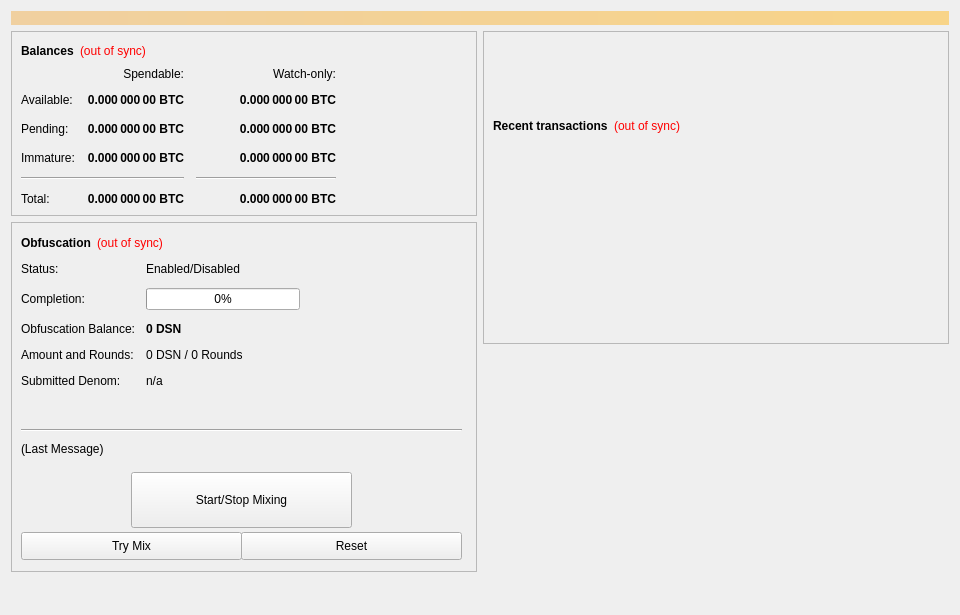
<?xml version="1.0" encoding="UTF-8"?>
<ui version="4.0">
 <class>OverviewPage</class>
 <widget class="QWidget" name="OverviewPage">
  <property name="geometry">
   <rect>
    <x>0</x>
    <y>0</y>
    <width>960</width>
    <height>615</height>
   </rect>
  </property>
  <property name="minimumSize">
   <size>
    <width>960</width>
    <height>0</height>
   </size>
  </property>
  <property name="windowTitle">
   <string>Form</string>
  </property>
  <layout class="QVBoxLayout" name="topLayout">
   <item>
    <widget class="QLabel" name="labelAlerts">
     <property name="visible">
      <bool>false</bool>
     </property>
     <property name="styleSheet">
      <string notr="true">background-color: qlineargradient(x1: 0, y1: 0, x2: 1, y2: 0, stop:0 #F0D0A0, stop:1 #F8D488); color:#000000;</string>
     </property>
     <property name="wordWrap">
      <bool>true</bool>
     </property>
     <property name="margin">
      <number>3</number>
     </property>
    </widget>
   </item>
   <item>
    <layout class="QHBoxLayout" name="horizontalLayout" stretch="1,1">
     <item>
      <layout class="QVBoxLayout" name="verticalLayout_2">
       <item>
        <widget class="QFrame" name="frame">
         <property name="frameShape">
          <enum>QFrame::StyledPanel</enum>
         </property>
         <property name="frameShadow">
          <enum>QFrame::Raised</enum>
         </property>
         <layout class="QVBoxLayout" name="verticalLayout_4">
          <item>
           <layout class="QHBoxLayout" name="horizontalLayout_4">
            <item>
             <widget class="QLabel" name="label_5">
              <property name="font">
               <font>
                <weight>75</weight>
                <bold>true</bold>
               </font>
              </property>
              <property name="text">
               <string>Balances</string>
              </property>
             </widget>
            </item>
            <item>
             <widget class="QLabel" name="labelWalletStatus">
              <property name="cursor">
               <cursorShape>WhatsThisCursor</cursorShape>
              </property>
              <property name="toolTip">
               <string>The displayed information may be out of date. Your wallet automatically synchronizes with the DesignCoin network after a connection is established, but this process has not completed yet.</string>
              </property>
              <property name="styleSheet">
               <string notr="true">QLabel { color: red; }</string>
              </property>
              <property name="text">
               <string notr="true">(out of sync)</string>
              </property>
              <property name="alignment">
               <set>Qt::AlignLeading|Qt::AlignLeft|Qt::AlignVCenter</set>
              </property>
             </widget>
            </item>
            <item>
             <spacer name="horizontalSpacer_3">
              <property name="orientation">
               <enum>Qt::Horizontal</enum>
              </property>
              <property name="sizeHint" stdset="0">
               <size>
                <width>40</width>
                <height>20</height>
               </size>
              </property>
             </spacer>
            </item>
           </layout>
          </item>
          <item>
           <layout class="QGridLayout" name="gridLayout">
            <property name="spacing">
             <number>12</number>
            </property>
            <item row="2" column="2">
             <widget class="QLabel" name="labelWatchPending">
              <property name="font">
               <font>
                <weight>75</weight>
                <bold>true</bold>
               </font>
              </property>
              <property name="cursor">
               <cursorShape>IBeamCursor</cursorShape>
              </property>
              <property name="toolTip">
               <string>Unconfirmed transactions to watch-only addresses</string>
              </property>
              <property name="text">
               <string notr="true">0.000 000 00 BTC</string>
              </property>
              <property name="alignment">
               <set>Qt::AlignRight|Qt::AlignTrailing|Qt::AlignVCenter</set>
              </property>
              <property name="textInteractionFlags">
               <set>Qt::LinksAccessibleByMouse|Qt::TextSelectableByKeyboard|Qt::TextSelectableByMouse</set>
              </property>
             </widget>
            </item>
            <item row="2" column="1">
             <widget class="QLabel" name="labelUnconfirmed">
              <property name="font">
               <font>
                <weight>75</weight>
                <bold>true</bold>
               </font>
              </property>
              <property name="cursor">
               <cursorShape>IBeamCursor</cursorShape>
              </property>
              <property name="toolTip">
               <string>Total of transactions that have yet to be confirmed, and do not yet count toward the spendable balance</string>
              </property>
              <property name="text">
               <string notr="true">0.000 000 00 BTC</string>
              </property>
              <property name="alignment">
               <set>Qt::AlignRight|Qt::AlignTrailing|Qt::AlignVCenter</set>
              </property>
              <property name="textInteractionFlags">
               <set>Qt::LinksAccessibleByMouse|Qt::TextSelectableByKeyboard|Qt::TextSelectableByMouse</set>
              </property>
             </widget>
            </item>
            <item row="3" column="2">
             <widget class="QLabel" name="labelWatchImmature">
              <property name="font">
               <font>
                <weight>75</weight>
                <bold>true</bold>
               </font>
              </property>
              <property name="cursor">
               <cursorShape>IBeamCursor</cursorShape>
              </property>
              <property name="toolTip">
               <string>Staked or masternode rewards in watch-only addresses that has not yet matured</string>
              </property>
              <property name="text">
               <string notr="true">0.000 000 00 BTC</string>
              </property>
              <property name="alignment">
               <set>Qt::AlignRight|Qt::AlignTrailing|Qt::AlignVCenter</set>
              </property>
              <property name="textInteractionFlags">
               <set>Qt::LinksAccessibleByMouse|Qt::TextSelectableByKeyboard|Qt::TextSelectableByMouse</set>
              </property>
             </widget>
            </item>
            <item row="4" column="0" colspan="2">
             <widget class="Line" name="lineSpendableBalance">
              <property name="orientation">
               <enum>Qt::Horizontal</enum>
              </property>
             </widget>
            </item>
            <item row="4" column="2">
             <widget class="Line" name="lineWatchBalance">
              <property name="sizePolicy">
               <sizepolicy hsizetype="Preferred" vsizetype="Fixed">
                <horstretch>0</horstretch>
                <verstretch>0</verstretch>
               </sizepolicy>
              </property>
              <property name="minimumSize">
               <size>
                <width>140</width>
                <height>0</height>
               </size>
              </property>
              <property name="orientation">
               <enum>Qt::Horizontal</enum>
              </property>
             </widget>
            </item>
            <item row="5" column="0">
             <widget class="QLabel" name="labelTotalText">
              <property name="text">
               <string>Total:</string>
              </property>
             </widget>
            </item>
            <item row="3" column="1">
             <widget class="QLabel" name="labelImmature">
              <property name="font">
               <font>
                <weight>75</weight>
                <bold>true</bold>
               </font>
              </property>
              <property name="cursor">
               <cursorShape>IBeamCursor</cursorShape>
              </property>
              <property name="toolTip">
               <string>Staked or masternode rewards that has not yet matured</string>
              </property>
              <property name="text">
               <string notr="true">0.000 000 00 BTC</string>
              </property>
              <property name="alignment">
               <set>Qt::AlignRight|Qt::AlignTrailing|Qt::AlignVCenter</set>
              </property>
              <property name="textInteractionFlags">
               <set>Qt::LinksAccessibleByMouse|Qt::TextSelectableByKeyboard|Qt::TextSelectableByMouse</set>
              </property>
             </widget>
            </item>
            <item row="2" column="3">
             <spacer name="horizontalSpacer_2">
              <property name="orientation">
               <enum>Qt::Horizontal</enum>
              </property>
              <property name="sizeHint" stdset="0">
               <size>
                <width>40</width>
                <height>20</height>
               </size>
              </property>
             </spacer>
            </item>
            <item row="3" column="0">
             <widget class="QLabel" name="labelImmatureText">
              <property name="text">
               <string>Immature:</string>
              </property>
             </widget>
            </item>
            <item row="5" column="1">
             <widget class="QLabel" name="labelTotal">
              <property name="font">
               <font>
                <weight>75</weight>
                <bold>true</bold>
               </font>
              </property>
              <property name="cursor">
               <cursorShape>IBeamCursor</cursorShape>
              </property>
              <property name="toolTip">
               <string>Your current total balance</string>
              </property>
              <property name="text">
               <string notr="true">0.000 000 00 BTC</string>
              </property>
              <property name="alignment">
               <set>Qt::AlignRight|Qt::AlignTrailing|Qt::AlignVCenter</set>
              </property>
              <property name="textInteractionFlags">
               <set>Qt::LinksAccessibleByMouse|Qt::TextSelectableByKeyboard|Qt::TextSelectableByMouse</set>
              </property>
             </widget>
            </item>
            <item row="5" column="2">
             <widget class="QLabel" name="labelWatchTotal">
              <property name="font">
               <font>
                <weight>75</weight>
                <bold>true</bold>
               </font>
              </property>
              <property name="cursor">
               <cursorShape>IBeamCursor</cursorShape>
              </property>
              <property name="toolTip">
               <string>Current total balance in watch-only addresses</string>
              </property>
              <property name="text">
               <string notr="true">0.000 000 00 BTC</string>
              </property>
              <property name="alignment">
               <set>Qt::AlignRight|Qt::AlignTrailing|Qt::AlignVCenter</set>
              </property>
              <property name="textInteractionFlags">
               <set>Qt::LinksAccessibleByMouse|Qt::TextSelectableByKeyboard|Qt::TextSelectableByMouse</set>
              </property>
             </widget>
            </item>
            <item row="0" column="2">
             <widget class="QLabel" name="labelWatchonly">
              <property name="text">
               <string>Watch-only:</string>
              </property>
              <property name="alignment">
               <set>Qt::AlignRight|Qt::AlignTrailing|Qt::AlignVCenter</set>
              </property>
             </widget>
            </item>
            <item row="1" column="0">
             <widget class="QLabel" name="labelBalanceText">
              <property name="text">
               <string>Available:</string>
              </property>
             </widget>
            </item>
            <item row="1" column="1">
             <widget class="QLabel" name="labelBalance">
              <property name="font">
               <font>
                <weight>75</weight>
                <bold>true</bold>
               </font>
              </property>
              <property name="cursor">
               <cursorShape>IBeamCursor</cursorShape>
              </property>
              <property name="toolTip">
               <string>Your current spendable balance</string>
              </property>
              <property name="text">
               <string notr="true">0.000 000 00 BTC</string>
              </property>
              <property name="alignment">
               <set>Qt::AlignRight|Qt::AlignTrailing|Qt::AlignVCenter</set>
              </property>
              <property name="textInteractionFlags">
               <set>Qt::LinksAccessibleByMouse|Qt::TextSelectableByKeyboard|Qt::TextSelectableByMouse</set>
              </property>
             </widget>
            </item>
            <item row="1" column="2">
             <widget class="QLabel" name="labelWatchAvailable">
              <property name="font">
               <font>
                <weight>75</weight>
                <bold>true</bold>
               </font>
              </property>
              <property name="cursor">
               <cursorShape>IBeamCursor</cursorShape>
              </property>
              <property name="toolTip">
               <string>Your current balance in watch-only addresses</string>
              </property>
              <property name="text">
               <string notr="true">0.000 000 00 BTC</string>
              </property>
              <property name="alignment">
               <set>Qt::AlignRight|Qt::AlignTrailing|Qt::AlignVCenter</set>
              </property>
              <property name="textInteractionFlags">
               <set>Qt::LinksAccessibleByMouse|Qt::TextSelectableByKeyboard|Qt::TextSelectableByMouse</set>
              </property>
             </widget>
            </item>
            <item row="2" column="0">
             <widget class="QLabel" name="labelPendingText">
              <property name="text">
               <string>Pending:</string>
              </property>
             </widget>
            </item>
            <item row="0" column="1">
             <widget class="QLabel" name="labelSpendable">
              <property name="text">
               <string>Spendable:</string>
              </property>
              <property name="alignment">
               <set>Qt::AlignRight|Qt::AlignTrailing|Qt::AlignVCenter</set>
              </property>
             </widget>
            </item>
           </layout>
          </item>
         </layout>
        </widget>
       </item>
       <item>
        <widget class="QFrame" name="frameObfuscation">
         <property name="minimumSize">
          <size>
           <width>0</width>
           <height>350</height>
          </size>
         </property>
         <property name="layoutDirection">
          <enum>Qt::LeftToRight</enum>
         </property>
         <property name="frameShape">
          <enum>QFrame::StyledPanel</enum>
         </property>
         <property name="frameShadow">
          <enum>QFrame::Raised</enum>
         </property>
         <widget class="QWidget" name="formLayoutWidget">
          <property name="geometry">
           <rect>
            <x>10</x>
            <y>40</y>
            <width>451</width>
            <height>161</height>
           </rect>
          </property>
          <layout class="QFormLayout" name="formLayout">
           <property name="fieldGrowthPolicy">
            <enum>QFormLayout::AllNonFixedFieldsGrow</enum>
           </property>
           <property name="horizontalSpacing">
            <number>11</number>
           </property>
           <property name="verticalSpacing">
            <number>12</number>
           </property>
           <item row="0" column="0">
            <widget class="QLabel" name="label_6">
             <property name="text">
              <string>Status:</string>
             </property>
            </widget>
           </item>
           <item row="1" column="0">
            <widget class="QLabel" name="label_7">
             <property name="text">
              <string>Completion:</string>
             </property>
            </widget>
           </item>
           <item row="1" column="1">
            <widget class="QProgressBar" name="obfuscationProgress">
             <property name="maximumSize">
              <size>
               <width>154</width>
               <height>16777215</height>
              </size>
             </property>
             <property name="value">
              <number>0</number>
             </property>
            </widget>
           </item>
           <item row="2" column="0">
            <widget class="QLabel" name="labelAnonymizedText">
             <property name="text">
              <string>Obfuscation Balance:</string>
             </property>
            </widget>
           </item>
           <item row="2" column="1">
            <widget class="QLabel" name="labelAnonymized">
             <property name="font">
              <font>
               <weight>75</weight>
               <bold>true</bold>
              </font>
             </property>
             <property name="text">
              <string notr="true">0 DSN</string>
             </property>
            </widget>
           </item>
           <item row="3" column="0">
            <widget class="QLabel" name="label_8">
             <property name="text">
              <string>Amount and Rounds:</string>
             </property>
            </widget>
           </item>
           <item row="3" column="1">
            <widget class="QLabel" name="labelAmountRounds">
             <property name="text">
              <string>0 DSN / 0 Rounds</string>
             </property>
            </widget>
           </item>
           <item row="4" column="0">
            <widget class="QLabel" name="label_9">
             <property name="text">
              <string>Submitted Denom:</string>
             </property>
            </widget>
           </item>
           <item row="4" column="1">
            <widget class="QLabel" name="labelSubmittedDenom">
             <property name="toolTip">
              <string>The denominations you submitted to the Masternode.&lt;br&gt;To mix, other users must submit the exact same denominations.</string>
             </property>
             <property name="text">
              <string>n/a</string>
             </property>
            </widget>
           </item>
           <item row="0" column="1">
            <widget class="QLabel" name="obfuscationEnabled">
             <property name="text">
              <string>Enabled/Disabled</string>
             </property>
            </widget>
           </item>
          </layout>
         </widget>
         <widget class="QPushButton" name="runAutoDenom">
          <property name="geometry">
           <rect>
            <x>251</x>
            <y>17</y>
            <width>1</width>
            <height>1</height>
           </rect>
          </property>
          <property name="palette">
           <palette>
            <active>
             <colorrole role="WindowText">
              <brush brushstyle="SolidPattern">
               <color alpha="255">
                <red>0</red>
                <green>0</green>
                <blue>0</blue>
               </color>
              </brush>
             </colorrole>
             <colorrole role="Button">
              <brush brushstyle="SolidPattern">
               <color alpha="255">
                <red>239</red>
                <green>238</green>
                <blue>238</blue>
               </color>
              </brush>
             </colorrole>
             <colorrole role="Light">
              <brush brushstyle="SolidPattern">
               <color alpha="255">
                <red>255</red>
                <green>255</green>
                <blue>255</blue>
               </color>
              </brush>
             </colorrole>
             <colorrole role="Midlight">
              <brush brushstyle="SolidPattern">
               <color alpha="255">
                <red>247</red>
                <green>246</green>
                <blue>246</blue>
               </color>
              </brush>
             </colorrole>
             <colorrole role="Dark">
              <brush brushstyle="SolidPattern">
               <color alpha="255">
                <red>119</red>
                <green>119</green>
                <blue>119</blue>
               </color>
              </brush>
             </colorrole>
             <colorrole role="Mid">
              <brush brushstyle="SolidPattern">
               <color alpha="255">
                <red>159</red>
                <green>159</green>
                <blue>159</blue>
               </color>
              </brush>
             </colorrole>
             <colorrole role="Text">
              <brush brushstyle="SolidPattern">
               <color alpha="255">
                <red>0</red>
                <green>0</green>
                <blue>0</blue>
               </color>
              </brush>
             </colorrole>
             <colorrole role="BrightText">
              <brush brushstyle="SolidPattern">
               <color alpha="255">
                <red>255</red>
                <green>255</green>
                <blue>255</blue>
               </color>
              </brush>
             </colorrole>
             <colorrole role="ButtonText">
              <brush brushstyle="SolidPattern">
               <color alpha="255">
                <red>0</red>
                <green>0</green>
                <blue>0</blue>
               </color>
              </brush>
             </colorrole>
             <colorrole role="Base">
              <brush brushstyle="SolidPattern">
               <color alpha="255">
                <red>255</red>
                <green>255</green>
                <blue>255</blue>
               </color>
              </brush>
             </colorrole>
             <colorrole role="Window">
              <brush brushstyle="SolidPattern">
               <color alpha="255">
                <red>239</red>
                <green>238</green>
                <blue>238</blue>
               </color>
              </brush>
             </colorrole>
             <colorrole role="Shadow">
              <brush brushstyle="SolidPattern">
               <color alpha="255">
                <red>0</red>
                <green>0</green>
                <blue>0</blue>
               </color>
              </brush>
             </colorrole>
             <colorrole role="AlternateBase">
              <brush brushstyle="SolidPattern">
               <color alpha="255">
                <red>247</red>
                <green>246</green>
                <blue>246</blue>
               </color>
              </brush>
             </colorrole>
             <colorrole role="ToolTipBase">
              <brush brushstyle="SolidPattern">
               <color alpha="255">
                <red>255</red>
                <green>255</green>
                <blue>220</blue>
               </color>
              </brush>
             </colorrole>
             <colorrole role="ToolTipText">
              <brush brushstyle="SolidPattern">
               <color alpha="255">
                <red>0</red>
                <green>0</green>
                <blue>0</blue>
               </color>
              </brush>
             </colorrole>
            </active>
            <inactive>
             <colorrole role="WindowText">
              <brush brushstyle="SolidPattern">
               <color alpha="255">
                <red>0</red>
                <green>0</green>
                <blue>0</blue>
               </color>
              </brush>
             </colorrole>
             <colorrole role="Button">
              <brush brushstyle="SolidPattern">
               <color alpha="255">
                <red>239</red>
                <green>238</green>
                <blue>238</blue>
               </color>
              </brush>
             </colorrole>
             <colorrole role="Light">
              <brush brushstyle="SolidPattern">
               <color alpha="255">
                <red>255</red>
                <green>255</green>
                <blue>255</blue>
               </color>
              </brush>
             </colorrole>
             <colorrole role="Midlight">
              <brush brushstyle="SolidPattern">
               <color alpha="255">
                <red>247</red>
                <green>246</green>
                <blue>246</blue>
               </color>
              </brush>
             </colorrole>
             <colorrole role="Dark">
              <brush brushstyle="SolidPattern">
               <color alpha="255">
                <red>119</red>
                <green>119</green>
                <blue>119</blue>
               </color>
              </brush>
             </colorrole>
             <colorrole role="Mid">
              <brush brushstyle="SolidPattern">
               <color alpha="255">
                <red>159</red>
                <green>159</green>
                <blue>159</blue>
               </color>
              </brush>
             </colorrole>
             <colorrole role="Text">
              <brush brushstyle="SolidPattern">
               <color alpha="255">
                <red>0</red>
                <green>0</green>
                <blue>0</blue>
               </color>
              </brush>
             </colorrole>
             <colorrole role="BrightText">
              <brush brushstyle="SolidPattern">
               <color alpha="255">
                <red>255</red>
                <green>255</green>
                <blue>255</blue>
               </color>
              </brush>
             </colorrole>
             <colorrole role="ButtonText">
              <brush brushstyle="SolidPattern">
               <color alpha="255">
                <red>0</red>
                <green>0</green>
                <blue>0</blue>
               </color>
              </brush>
             </colorrole>
             <colorrole role="Base">
              <brush brushstyle="SolidPattern">
               <color alpha="255">
                <red>255</red>
                <green>255</green>
                <blue>255</blue>
               </color>
              </brush>
             </colorrole>
             <colorrole role="Window">
              <brush brushstyle="SolidPattern">
               <color alpha="255">
                <red>239</red>
                <green>238</green>
                <blue>238</blue>
               </color>
              </brush>
             </colorrole>
             <colorrole role="Shadow">
              <brush brushstyle="SolidPattern">
               <color alpha="255">
                <red>0</red>
                <green>0</green>
                <blue>0</blue>
               </color>
              </brush>
             </colorrole>
             <colorrole role="AlternateBase">
              <brush brushstyle="SolidPattern">
               <color alpha="255">
                <red>247</red>
                <green>246</green>
                <blue>246</blue>
               </color>
              </brush>
             </colorrole>
             <colorrole role="ToolTipBase">
              <brush brushstyle="SolidPattern">
               <color alpha="255">
                <red>255</red>
                <green>255</green>
                <blue>220</blue>
               </color>
              </brush>
             </colorrole>
             <colorrole role="ToolTipText">
              <brush brushstyle="SolidPattern">
               <color alpha="255">
                <red>0</red>
                <green>0</green>
                <blue>0</blue>
               </color>
              </brush>
             </colorrole>
            </inactive>
            <disabled>
             <colorrole role="WindowText">
              <brush brushstyle="SolidPattern">
               <color alpha="255">
                <red>119</red>
                <green>119</green>
                <blue>119</blue>
               </color>
              </brush>
             </colorrole>
             <colorrole role="Button">
              <brush brushstyle="SolidPattern">
               <color alpha="255">
                <red>239</red>
                <green>238</green>
                <blue>238</blue>
               </color>
              </brush>
             </colorrole>
             <colorrole role="Light">
              <brush brushstyle="SolidPattern">
               <color alpha="255">
                <red>255</red>
                <green>255</green>
                <blue>255</blue>
               </color>
              </brush>
             </colorrole>
             <colorrole role="Midlight">
              <brush brushstyle="SolidPattern">
               <color alpha="255">
                <red>247</red>
                <green>246</green>
                <blue>246</blue>
               </color>
              </brush>
             </colorrole>
             <colorrole role="Dark">
              <brush brushstyle="SolidPattern">
               <color alpha="255">
                <red>119</red>
                <green>119</green>
                <blue>119</blue>
               </color>
              </brush>
             </colorrole>
             <colorrole role="Mid">
              <brush brushstyle="SolidPattern">
               <color alpha="255">
                <red>159</red>
                <green>159</green>
                <blue>159</blue>
               </color>
              </brush>
             </colorrole>
             <colorrole role="Text">
              <brush brushstyle="SolidPattern">
               <color alpha="255">
                <red>119</red>
                <green>119</green>
                <blue>119</blue>
               </color>
              </brush>
             </colorrole>
             <colorrole role="BrightText">
              <brush brushstyle="SolidPattern">
               <color alpha="255">
                <red>255</red>
                <green>255</green>
                <blue>255</blue>
               </color>
              </brush>
             </colorrole>
             <colorrole role="ButtonText">
              <brush brushstyle="SolidPattern">
               <color alpha="255">
                <red>119</red>
                <green>119</green>
                <blue>119</blue>
               </color>
              </brush>
             </colorrole>
             <colorrole role="Base">
              <brush brushstyle="SolidPattern">
               <color alpha="255">
                <red>239</red>
                <green>238</green>
                <blue>238</blue>
               </color>
              </brush>
             </colorrole>
             <colorrole role="Window">
              <brush brushstyle="SolidPattern">
               <color alpha="255">
                <red>239</red>
                <green>238</green>
                <blue>238</blue>
               </color>
              </brush>
             </colorrole>
             <colorrole role="Shadow">
              <brush brushstyle="SolidPattern">
               <color alpha="255">
                <red>0</red>
                <green>0</green>
                <blue>0</blue>
               </color>
              </brush>
             </colorrole>
             <colorrole role="AlternateBase">
              <brush brushstyle="SolidPattern">
               <color alpha="255">
                <red>239</red>
                <green>238</green>
                <blue>238</blue>
               </color>
              </brush>
             </colorrole>
             <colorrole role="ToolTipBase">
              <brush brushstyle="SolidPattern">
               <color alpha="255">
                <red>255</red>
                <green>255</green>
                <blue>220</blue>
               </color>
              </brush>
             </colorrole>
             <colorrole role="ToolTipText">
              <brush brushstyle="SolidPattern">
               <color alpha="255">
                <red>0</red>
                <green>0</green>
                <blue>0</blue>
               </color>
              </brush>
             </colorrole>
            </disabled>
           </palette>
          </property>
          <property name="focusPolicy">
           <enum>Qt::NoFocus</enum>
          </property>
          <property name="autoFillBackground">
           <bool>true</bool>
          </property>
          <property name="text">
           <string/>
          </property>
          <property name="flat">
           <bool>true</bool>
          </property>
         </widget>
         <widget class="QPushButton" name="toggleObfuscation">
          <property name="geometry">
           <rect>
            <x>120</x>
            <y>250</y>
            <width>221</width>
            <height>56</height>
           </rect>
          </property>
          <property name="sizePolicy">
           <sizepolicy hsizetype="MinimumExpanding" vsizetype="Fixed">
            <horstretch>0</horstretch>
            <verstretch>0</verstretch>
           </sizepolicy>
          </property>
          <property name="text">
           <string>Start/Stop Mixing</string>
          </property>
         </widget>
         <widget class="Line" name="lineLastMessage">
          <property name="geometry">
           <rect>
            <x>10</x>
            <y>200</y>
            <width>441</width>
            <height>16</height>
           </rect>
          </property>
          <property name="orientation">
           <enum>Qt::Horizontal</enum>
          </property>
         </widget>
         <widget class="QLabel" name="obfuscationStatus">
          <property name="geometry">
           <rect>
            <x>10</x>
            <y>220</y>
            <width>451</width>
            <height>61</height>
           </rect>
          </property>
          <property name="minimumSize">
           <size>
            <width>288</width>
            <height>43</height>
           </size>
          </property>
          <property name="text">
           <string>(Last Message)</string>
          </property>
          <property name="alignment">
           <set>Qt::AlignLeading|Qt::AlignLeft|Qt::AlignTop</set>
          </property>
          <property name="wordWrap">
           <bool>true</bool>
          </property>
         </widget>
         <widget class="QPushButton" name="obfuscationAuto">
          <property name="geometry">
           <rect>
            <x>10</x>
            <y>310</y>
            <width>221</width>
            <height>28</height>
           </rect>
          </property>
          <property name="sizePolicy">
           <sizepolicy hsizetype="MinimumExpanding" vsizetype="Fixed">
            <horstretch>0</horstretch>
            <verstretch>0</verstretch>
           </sizepolicy>
          </property>
          <property name="toolTip">
           <string>Try to manually submit a Obfuscation request.</string>
          </property>
          <property name="text">
           <string>Try Mix</string>
          </property>
         </widget>
         <widget class="QPushButton" name="obfuscationReset">
          <property name="geometry">
           <rect>
            <x>230</x>
            <y>310</y>
            <width>221</width>
            <height>28</height>
           </rect>
          </property>
          <property name="sizePolicy">
           <sizepolicy hsizetype="MinimumExpanding" vsizetype="Fixed">
            <horstretch>0</horstretch>
            <verstretch>0</verstretch>
           </sizepolicy>
          </property>
          <property name="toolTip">
           <string>Reset the current status of Obfuscation (can interrupt Obfuscation if it's in the process of Mixing, which can cost you money!)</string>
          </property>
          <property name="autoFillBackground">
           <bool>false</bool>
          </property>
          <property name="text">
           <string>Reset</string>
          </property>
         </widget>
         <widget class="QWidget" name="layoutWidget">
          <property name="geometry">
           <rect>
            <x>10</x>
            <y>10</y>
            <width>431</width>
            <height>22</height>
           </rect>
          </property>
          <layout class="QHBoxLayout" name="horizontalLayout_5">
           <item>
            <widget class="QLabel" name="label_2">
             <property name="font">
              <font>
               <weight>75</weight>
               <bold>true</bold>
              </font>
             </property>
             <property name="text">
              <string>Obfuscation</string>
             </property>
            </widget>
           </item>
           <item>
            <widget class="QLabel" name="labelObfuscationSyncStatus">
             <property name="toolTip">
              <string>The displayed information may be out of date. Your wallet automatically synchronizes with the DesignCoin network after a connection is established, but this process has not completed yet.</string>
             </property>
             <property name="styleSheet">
              <string notr="true">QLabel { color: red; }</string>
             </property>
             <property name="text">
              <string notr="true">(out of sync)</string>
             </property>
             <property name="alignment">
              <set>Qt::AlignLeading|Qt::AlignLeft|Qt::AlignVCenter</set>
             </property>
            </widget>
           </item>
           <item>
            <spacer name="horizontalSpacer_4">
             <property name="orientation">
              <enum>Qt::Horizontal</enum>
             </property>
             <property name="sizeHint" stdset="0">
              <size>
               <width>40</width>
               <height>20</height>
              </size>
             </property>
            </spacer>
           </item>
          </layout>
         </widget>
        </widget>
       </item>
       <item>
        <spacer name="verticalSpacer">
         <property name="orientation">
          <enum>Qt::Vertical</enum>
         </property>
         <property name="sizeHint" stdset="0">
          <size>
           <width>20</width>
           <height>40</height>
          </size>
         </property>
        </spacer>
       </item>
      </layout>
     </item>
     <item>
      <layout class="QVBoxLayout" name="verticalLayout_3">
       <item>
        <widget class="QFrame" name="frame_2">
         <property name="frameShape">
          <enum>QFrame::StyledPanel</enum>
         </property>
         <property name="frameShadow">
          <enum>QFrame::Raised</enum>
         </property>
         <layout class="QVBoxLayout" name="verticalLayout">
          <item>
           <spacer name="verticalSpacer_3">
            <property name="orientation">
             <enum>Qt::Vertical</enum>
            </property>
            <property name="sizeType">
             <enum>QSizePolicy::Fixed</enum>
            </property>
            <property name="sizeHint" stdset="0">
             <size>
              <width>20</width>
              <height>75</height>
             </size>
            </property>
           </spacer>
          </item>
          <item>
           <layout class="QHBoxLayout" name="horizontalLayout_2">
            <item>
             <widget class="QLabel" name="label_4">
              <property name="font">
               <font>
                <weight>75</weight>
                <bold>true</bold>
               </font>
              </property>
              <property name="text">
               <string>Recent transactions</string>
              </property>
             </widget>
            </item>
            <item>
             <widget class="QLabel" name="labelTransactionsStatus">
              <property name="cursor">
               <cursorShape>WhatsThisCursor</cursorShape>
              </property>
              <property name="toolTip">
               <string>The displayed information may be out of date. Your wallet automatically synchronizes with the DesignCoin network after a connection is established, but this process has not completed yet.</string>
              </property>
              <property name="styleSheet">
               <string notr="true">QLabel { color: red; }</string>
              </property>
              <property name="text">
               <string notr="true">(out of sync)</string>
              </property>
              <property name="alignment">
               <set>Qt::AlignRight|Qt::AlignTrailing|Qt::AlignVCenter</set>
              </property>
             </widget>
            </item>
            <item>
             <spacer name="horizontalSpacer">
              <property name="orientation">
               <enum>Qt::Horizontal</enum>
              </property>
              <property name="sizeHint" stdset="0">
               <size>
                <width>40</width>
                <height>20</height>
               </size>
              </property>
             </spacer>
            </item>
           </layout>
          </item>
          <item>
           <widget class="QListView" name="listTransactions">
            <property name="styleSheet">
             <string notr="true">QListView { background: transparent; }</string>
            </property>
            <property name="frameShape">
             <enum>QFrame::NoFrame</enum>
            </property>
            <property name="verticalScrollBarPolicy">
             <enum>Qt::ScrollBarAlwaysOff</enum>
            </property>
            <property name="horizontalScrollBarPolicy">
             <enum>Qt::ScrollBarAlwaysOff</enum>
            </property>
            <property name="selectionMode">
             <enum>QAbstractItemView::NoSelection</enum>
            </property>
           </widget>
          </item>
         </layout>
        </widget>
       </item>
       <item>
        <spacer name="verticalSpacer_2">
         <property name="orientation">
          <enum>Qt::Vertical</enum>
         </property>
         <property name="sizeType">
          <enum>QSizePolicy::Expanding</enum>
         </property>
         <property name="sizeHint" stdset="0">
          <size>
           <width>20</width>
           <height>40</height>
          </size>
         </property>
        </spacer>
       </item>
      </layout>
     </item>
    </layout>
   </item>
  </layout>
 </widget>
 <resources/>
 <connections/>
</ui>
